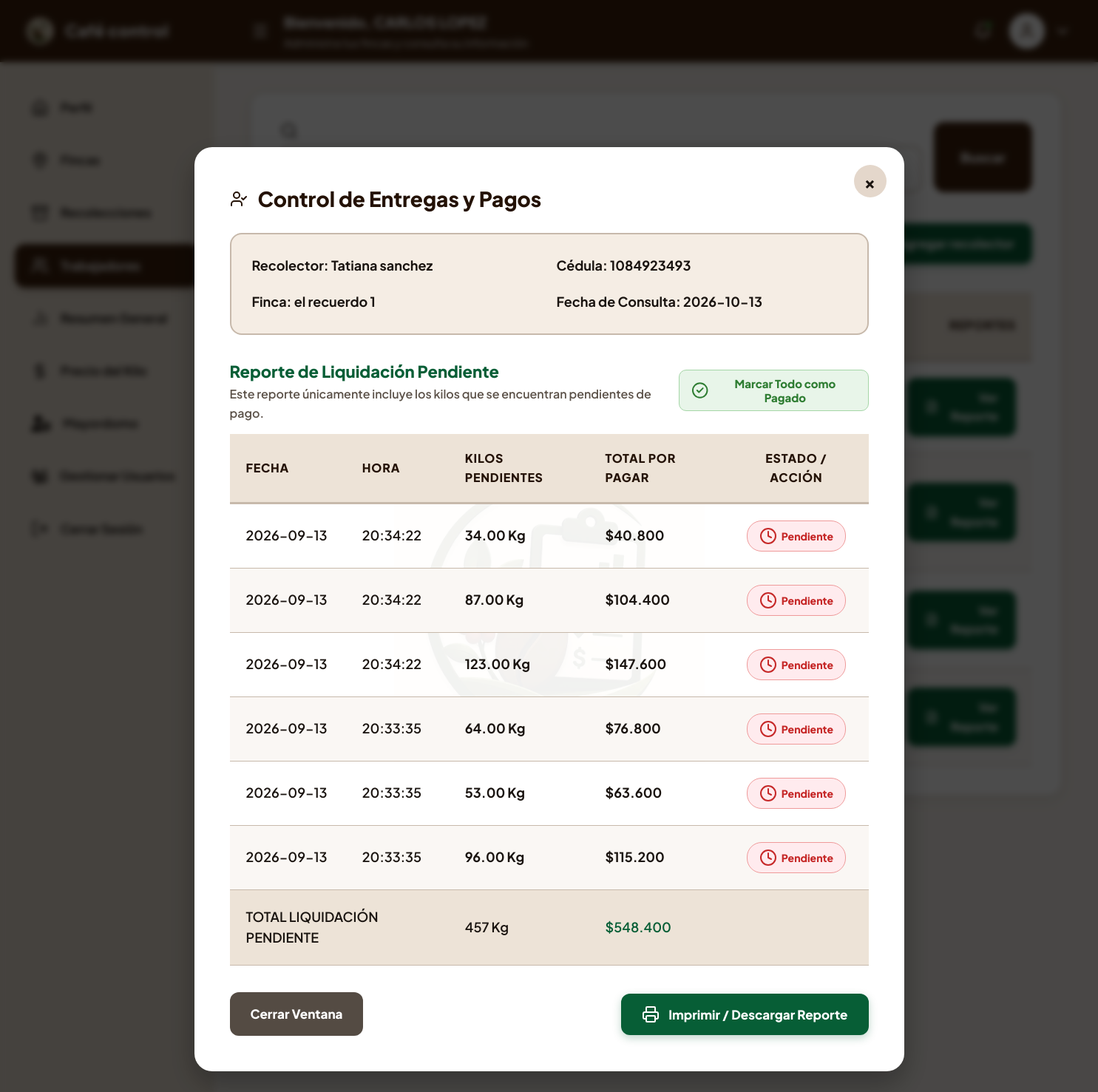
The app's page /recolectores_c.php?id=23 (signed in) with its own data.
### tables this page shows
CREATE TABLE `usuarios` (
  `id_usuario` int(11) NOT NULL,
  `documento` varchar(20) NOT NULL,
  `nombres` varchar(100) NOT NULL,
  `apellidos` varchar(100) NOT NULL,
  `telefono` varchar(15) DEFAULT NULL,
  `correo` varchar(150) DEFAULT NULL,
  `usuario` varchar(50) NOT NULL,
  `contrasena` varchar(255) NOT NULL,
  `rol` enum('caficultor','mayordomo','recolector') NOT NULL,
  `estado` enum('activo','inactivo') DEFAULT 'activo',
  `fecha_registro` timestamp NOT NULL DEFAULT current_timestamp(),
  `foto_perfil` varchar(255) DEFAULT NULL
);

CREATE TABLE `fincas` (
  `id_finca` int(11) NOT NULL,
  `id_caficultor` int(11) NOT NULL,
  `nombre` varchar(100) NOT NULL,
  `ubicacion_vereda` varchar(150) DEFAULT NULL,
  `estado` enum('activa','en_pausa','inactiva') DEFAULT 'activa',
  `fecha_creacion` timestamp NOT NULL DEFAULT current_timestamp()
);

CREATE TABLE `recolecciones` (
  `id_recoleccion` int(11) NOT NULL,
  `id_recolector` int(11) NOT NULL,
  `id_finca` int(11) NOT NULL,
  `id_registrado_por` int(11) NOT NULL,
  `numero_entrega` int(11) NOT NULL,
  `fecha` datetime NOT NULL,
  `kilos_recolectados` decimal(8,2) NOT NULL,
  `precio_kilo_aplicado` decimal(10,2) NOT NULL,
  `pago_calculado` decimal(12,2) NOT NULL,
  `observaciones` varchar(255) DEFAULT NULL,
  `fecha_registro` timestamp NOT NULL DEFAULT current_timestamp(),
  `estado_pago` enum('pendiente','pagado') DEFAULT 'pendiente'
);

### recolectores_c.php (the view, shortened to what this page needs)
<?php
require_once 'assets/inc/conexion.php';
$id_usuario = $_SESSION['id_usuario'];
$sql_user = "
    SELECT
        u.nombres,
        u.apellidos,
        pu.foto_perfil
    FROM usuarios u
    LEFT JOIN perfiles_usuario pu ON pu.id_usuario = u.id_usuario
    WHERE u.id_usuario = ?
";
$stmt_user = $con->prepare($sql_user);
$stmt_user->bind_param("i", $id_usuario);
$stmt_user->execute();
$res_user = $stmt_user->get_result();
$foto_perfil = '';
if ($row_user = $res_user->fetch_assoc()) {
    $nombre_caficultor = trim($row_user['nombres'] . ' ' . $row_user['apellidos']);
    $foto_perfil = $row_user['foto_perfil'] ?? '';
} else {
    session_destroy();
    header("Location: index.php");
    exit();
}
$id_recolector_sel = isset($_GET['id']) ? intval($_GET['id']) : 0;
$sql_trabajadores = "SELECT u.id_usuario, u.nombres, u.apellidos, u.documento, u.telefono, u.estado,
                            f.nombre AS nombre_finca, f.ubicacion_vereda
                     FROM recolectores r
                     INNER JOIN usuarios u ON r.id_usuario = u.id_usuario
                     INNER JOIN fincas f ON r.id_finca = f.id_finca
                     WHERE u.rol = 'recolector'
                     ORDER BY u.nombres ASC";
$res_trabajadores = $con->query($sql_trabajadores);
$datos_recolector = null;
$res_pendientes = null;
if ($id_recolector_sel > 0) {
    $sql_rec = "SELECT u.nombres, u.apellidos, u.documento, f.nombre AS nombre_finca
                FROM recolectores r
                INNER JOIN usuarios u ON r.id_usuario = u.id_usuario
                INNER JOIN fincas f ON r.id_finca = f.id_finca
                WHERE u.id_usuario = ?";
    $stmt_r = $con->prepare($sql_rec);
    $stmt_r->bind_param("i", $id_recolector_sel);
    $stmt_r->execute();
    $datos_recolector = $stmt_r->get_result()->fetch_assoc();
    $sql_pendientes = "SELECT id_recoleccion, DATE(fecha_registro) AS fecha, TIME(fecha_registro) AS hora,
                               kilos_recolectados, pago_calculado
                       FROM recolecciones
                       WHERE id_recolector = ? AND estado_pago = 'pendiente'
                       ORDER BY fecha_registro DESC";
    $stmt_p = $con->prepare($sql_pendientes);
    $stmt_p->bind_param("i", $id_recolector_sel);
    $stmt_p->execute();
    $res_pendientes = $stmt_p->get_result();
}
?>
<!DOCTYPE html>
<html lang="es">
<head>
  <link rel="stylesheet" href="https://cdnjs.cloudflare.com/ajax/libs/font-awesome/6.4.0/css/all.min.css">
</head>
<body>
  <header class="top-header">
    <div class="brand">
      <div class="brand-logo">
        <img
          src="images/logo.jpeg"
          alt="Café Control Logo"
          class="app-logo"
        >
      </div>
      <div class="brand-text">
        <h1>Café control</h1>
      </div>
    </div>
    <div class="header-center">
      <button class="menu-toggle" type="button" aria-label="Abrir menú">
        <i data-lucide="menu" size="24"></i>
      </button>
      <div class="user-welcome">
        <h2>Bienvenido, <?php echo htmlspecialchars($nombre_caficultor); ?></h2>
        <p>Administra tus fincas y consulta su información</p>
      </div>
    </div>
    <div class="header-actions">
      <button class="icon-btn" type="button" aria-label="Notificaciones">
        <i data-lucide="bell" size="22"></i>
        <span class="badge-dot"></span>
      </button>
      <a
        href="panel_caficultor.php"
        class="user-profile"
        aria-label="Ver perfil"
      >
        <div class="avatar">
          <?php if (!empty($foto_perfil)) { ?>
            <img
              src="<?php echo htmlspecialchars($foto_perfil); ?>"
              alt="Foto de perfil"
              class="header-avatar"
            >
          <?php } else { ?>
            <i data-lucide="user" size="22"></i>
          <?php } ?>
        </div>
        <i data-lucide="chevron-down" size="18"></i>
      </a>
    </div>
  </header>
  <div class="app-layout">
    <aside class="sidebar">
      <ul class="nav-list">
        <li class="nav-item">
          <a href="panel_caficultor.php"><i data-lucide="home" size="24"></i> Perfil</a>
        </li>
        <li class="nav-item">
          <a href="fincas.php"><i data-lucide="map-pin" size="24"></i> Fincas</a>
        </li>
        <li class="nav-item">
          <a href="recolecciones_c.php"><i data-lucide="archive" size="24"></i> Recolecciones</a>
        </li>
        <li class="nav-item active">
          <a href="recolectores_c.php"><i data-lucide="users" size="24"></i> Trabajadores</a>
        </li>
        <li class="nav-item">
          <a href="resumen_c.php"><i data-lucide="bar-chart-2" size="24"></i> Resumen General</a>
        </li>
        <li class="nav-item">
          <a href="precio.php"><i data-lucide="dollar-sign" size="24"></i> Precio del Kilo</a>
        </li>
        <li class="nav-item">
          <a href="asignar_m.php"><i class="fa-solid fa-user-gear" style="font-size: 22px;"></i> Mayordomo</a>
        </li>
                       <li class="nav-item">
                    <a href="gestionar_usuarios.php">
                        <i class="fa-solid fa-users-gear" style="font-size:18px;"></i>
                        Gestionar Usuarios
                    </a>
             </li>
        <li class="nav-item">
          <a href="cerrar.php"><i data-lucide="log-out" size="24"></i> Cerrar Sesión</a>
        </li>
      </ul>
    </aside>
    <main class="main-content">
      <div class="card">
        <div class="search-container">
          <div class="search-box">
            <i data-lucide="search" size="24"></i>
          </div>
          <button class="btn-search" onclick="filtrarTabla()">Buscar</button>
        </div>
        <div class="header-section">
          <div>
            <h2><i data-lucide="users" size="30"></i> Gestionar recolectores</h2>
            <p style="font-size: 17px; color: var(--text-muted); font-weight: 600; margin-top: 6px;">
            </p>
          </div>
          <a href="agregar_recolector.php" class="btn-add-recolector">
          </a>
        </div>
        <table class="table-custom" id="tablaTrabajadores">
          <thead>
            <tr>
              <th>#</th>
              <th>Nombre completo</th>
              <th>Documento</th>
              <th>Teléfono</th>
              <th>Vereda / Finca</th>
              <th>Estado</th>
              <th style="text-align: right;">Reportes</th>
            </tr>
          </thead>
          <tbody>
            <?php if ($res_trabajadores && $res_trabajadores->num_rows > 0): $i = 1; ?>
              <?php while ($t = $res_trabajadores->fetch_assoc()): ?>
                <tr>
                  <td><strong style="font-size: 19px;"><?php echo $i++; ?></strong></td>
                  <td><strong style="font-size: 19px; color: var(--primary-dark);"><?php echo htmlspecialchars($t['nombres'] . ' ' . $t['apellidos']); ?></strong></td>
                  <td><strong style="font-size: 18px; color: var(--text-dark);"><?php echo htmlspecialchars($t['documento']); ?></strong></td>
                  <td><?php echo htmlspecialchars($t['telefono']); ?></td>
                  <td><?php echo htmlspecialchars(($t['ubicacion_vereda'] ? $t['ubicacion_vereda'] . ' / ' : '') . $t['nombre_finca']); ?></td>
                  <td><span class="badge-status"><?php echo ucfirst($t['estado'] ?? 'Activo'); ?></span></td>
                  <td style="text-align: right;">
                    <a href="recolectores_c.php?id=<?php echo $t['id_usuario']; ?>" class="btn-report-action">
                      <i data-lucide="file-text" size="20"></i> Ver Reporte
                    </a>
                  </td>
                </tr>
              <?php endwhile; ?>
            <?php else: ?>
              <tr><td colspan="7" style="text-align:center; font-size: 18px; padding: 32px;">No hay recolectores registrados.</td></tr>
            <?php endif; ?>
          </tbody>
        </table>
      </div>
    </main>
  </div>
  <?php if ($id_recolector_sel > 0 && $datos_recolector): ?>
  <div class="modal-overlay" id="modalReporte">
    <div class="modal-content">
      <button class="modal-close-btn no-print" onclick="cerrarModal()" aria-label="Cerrar">&times;</button>
      <img src="images/logo.jpeg" class="watermark" alt="Logo Marca de Agua">
      <div class="modal-inner">
        <h2 style="margin-bottom: 24px; font-size: 28px; font-weight: 800; display: flex; align-items: center; gap: 14px; color: var(--primary-dark);">
          <i data-lucide="user-check" size="32"></i> Control de Entregas y Pagos
        </h2>
        <div class="info-grid">
          <div><strong>Recolector:</strong> <?php echo htmlspecialchars($datos_recolector['nombres'] . ' ' . $datos_recolector['apellidos']); ?></div>
          <div><strong>Cédula:</strong> <?php echo htmlspecialchars($datos_recolector['documento']); ?></div>
          <div><strong>Finca:</strong> <?php echo htmlspecialchars($datos_recolector['nombre_finca']); ?></div>
          <div><strong>Fecha de Consulta:</strong> <?php echo date('Y-m-d'); ?></div>
        </div>
        <div style="display: flex; justify-content: space-between; align-items: center; margin-bottom: 16px;">
          <div>
            <h3 style="color: var(--primary-green); font-size: 22px; font-weight: 800;">
              Reporte de Liquidación Pendiente
            </h3>
            <p style="font-size: 16px; color: var(--text-muted); font-weight: 600;">
              Este reporte únicamente incluye los kilos que se encuentran pendientes de pago.
            </p>
          </div>
          <?php if ($res_pendientes && $res_pendientes->num_rows > 0): ?>
            <form method="POST" action="recolectores_c.php" class="no-print">
              <button type="submit" class="btn-pay-all" onclick="return confirm('¿Deseas marcar TODAS las entregas pendientes como PAGADAS?')">
                <i data-lucide="check-circle-2" size="18"></i> Marcar Todo como Pagado
              </button>
            </form>
          <?php endif; ?>
        </div>
        <table class="table-custom">
          <thead>
            <tr>
              <th>Fecha</th>
              <th>Hora</th>
              <th>Kilos Pendientes</th>
              <th>Total por Pagar</th>
              <th class="no-print" style="text-align: center;">Estado / Acción</th>
            </tr>
          </thead>
          <tbody>
            <?php
              $sum_kilos = 0;
              $sum_pago = 0;
              if ($res_pendientes && $res_pendientes->num_rows > 0):
                while ($p = $res_pendientes->fetch_assoc()):
                  $sum_kilos += $p['kilos_recolectados'];
                  $sum_pago += $p['pago_calculado'];
            ?>
              <tr>
                <td><?php echo $p['fecha']; ?></td>
                <td><?php echo $p['hora']; ?></td>
                <td><strong><?php echo $p['kilos_recolectados']; ?> Kg</strong></td>
                <td><strong>$<?php echo number_format($p['pago_calculado'], 0, ',', '.'); ?></strong></td>
                <td class="no-print" style="text-align: center;">
                  <form method="POST" action="recolectores_c.php" style="display: inline;">
                    <button type="submit" class="btn-badge-pending" title="Hacer clic para marcar como Pagado">
                      <i data-lucide="clock" size="14"></i> Pendiente
                    </button>
                  </form>
                </td>
              </tr>
            <?php
                endwhile;
            ?>
              <tr style="font-weight: 800; background-color: #ede3d7;">
                <td colspan="2">TOTAL LIQUIDACIÓN PENDIENTE</td>
                <td><?php echo $sum_kilos; ?> Kg</td>
                <td style="color: var(--primary-green);">$<?php echo number_format($sum_pago, 0, ',', '.'); ?></td>
                <td class="no-print"></td>
              </tr>
            <?php endif; ?>
          </tbody>
        </table>
        <div class="actions-bar no-print">
          <a href="recolectores_c.php" class="btn-back">Cerrar Ventana</a>
          <button onclick="window.print()" class="btn-download">
            <i data-lucide="printer" size="22"></i> Imprimir / Descargar Reporte
          </button>
        </div>
      </div>
    </div>
  </div>
  <?php endif; ?>
</body>
</html>

### records on screen
usuarios: nombre_caficultor "CARLOS LOPEZ"
fincas: usuarios.nombres+apellidos "Tatiana sanchez", usuarios.documento "1084923493", nombre "el recuerdo 1"
recolecciones: fecha "2026-09-13", hora "20:34:22", kilos_recolectados "34.00", pago_calculado "40.800"
recolecciones: fecha "2026-09-13", hora "20:34:22", kilos_recolectados "87.00", pago_calculado "104.400"
recolecciones: fecha "2026-09-13", hora "20:34:22", kilos_recolectados "123.00", pago_calculado "147.600"
recolecciones: fecha "2026-09-13", hora "20:33:35", kilos_recolectados "64.00", pago_calculado "76.800"
recolecciones: fecha "2026-09-13", hora "20:33:35", kilos_recolectados "53.00", pago_calculado "63.600"
recolecciones: fecha "2026-09-13", hora "20:33:35", kilos_recolectados "96.00", pago_calculado "115.200"

### other values on screen
$sum_kilos "457"
$sum_pago "548.400"
